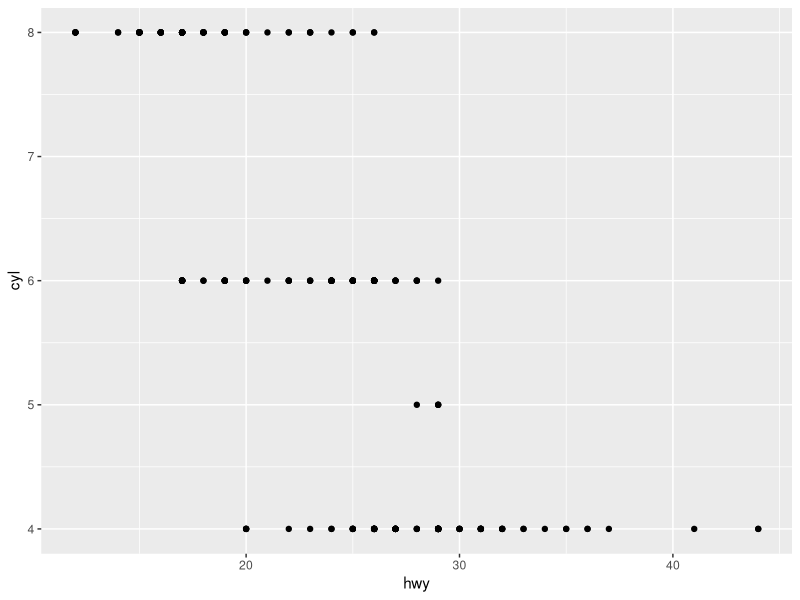
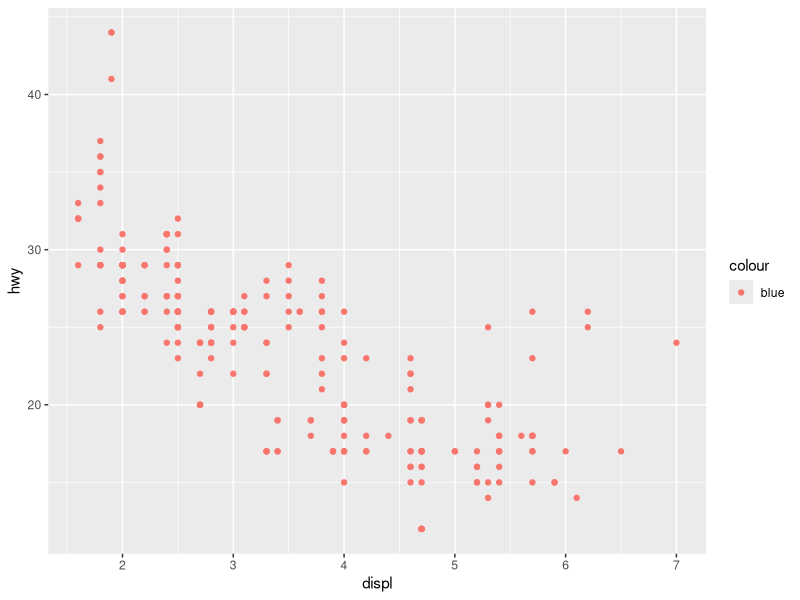
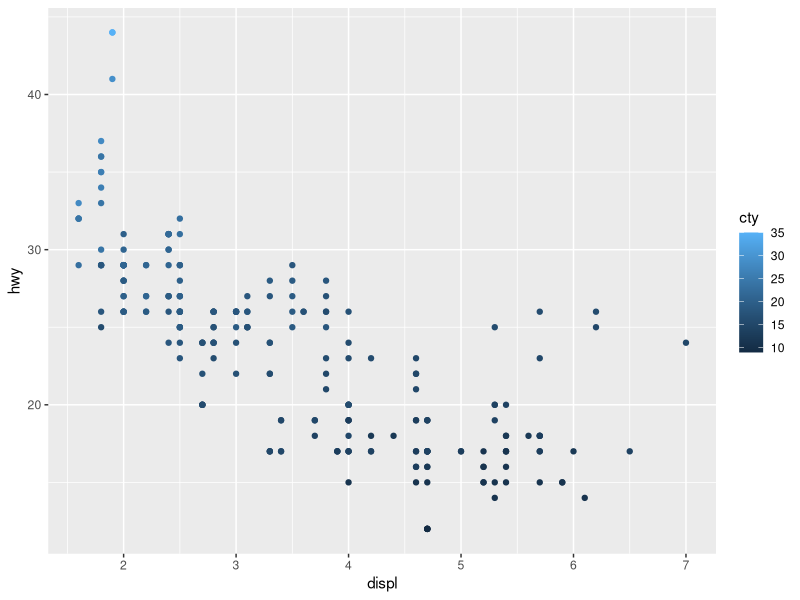
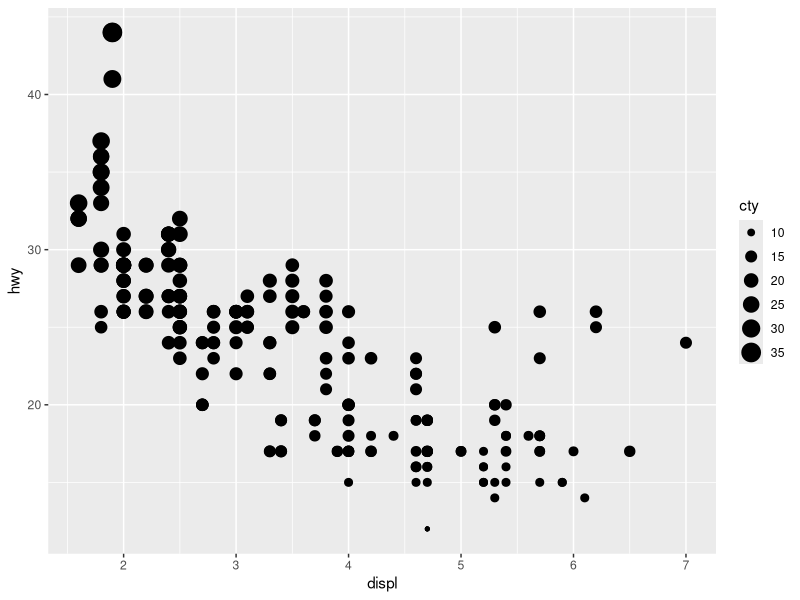
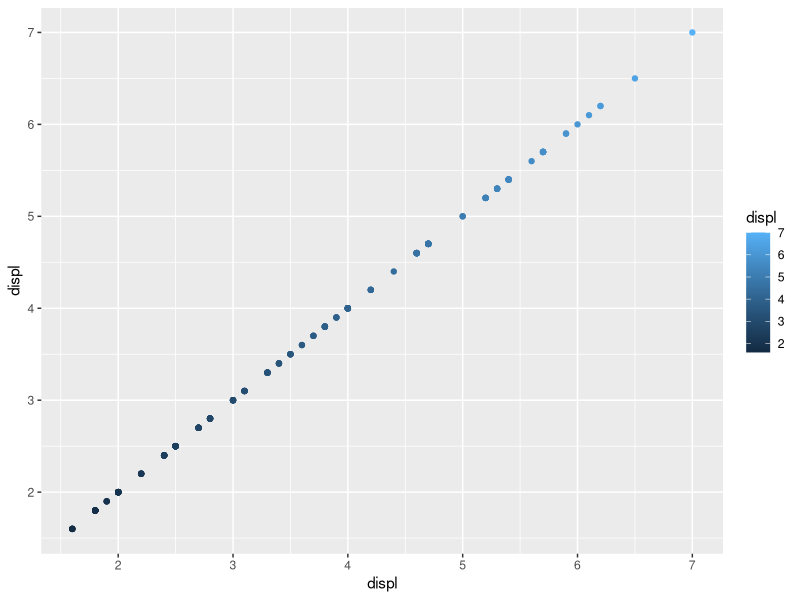
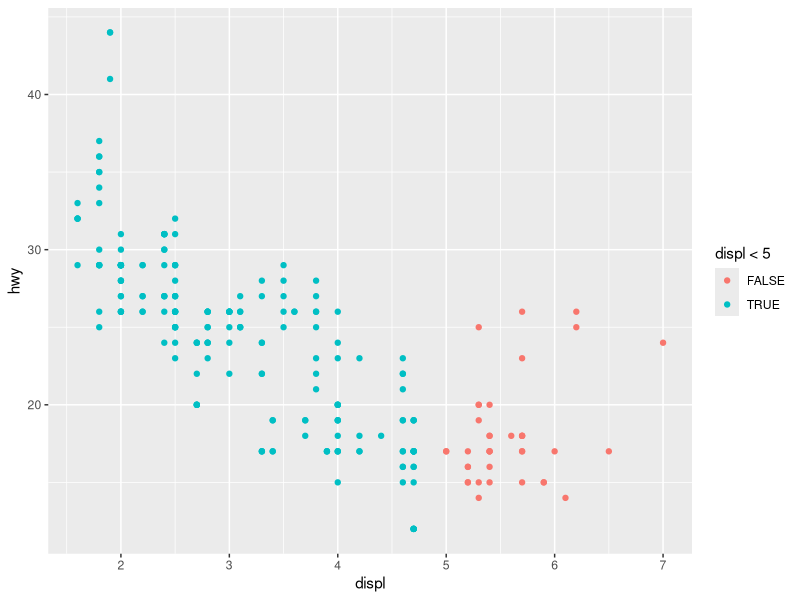
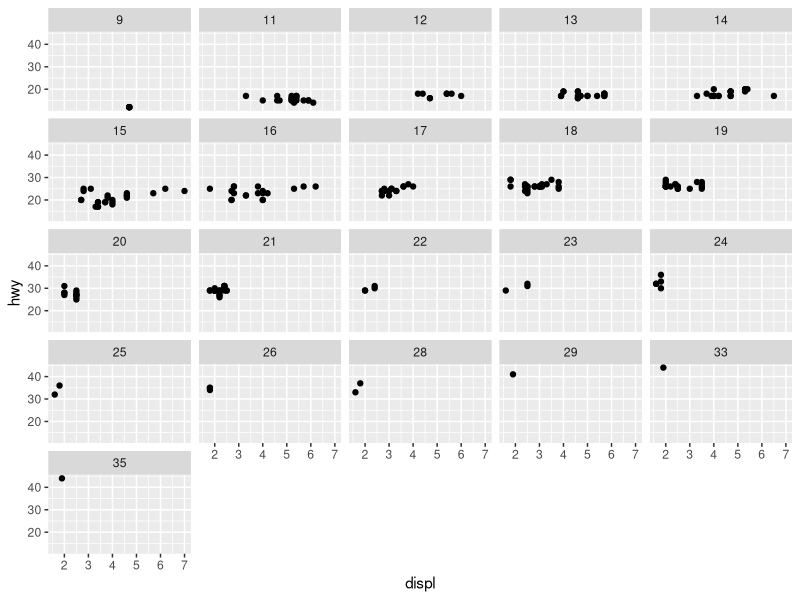
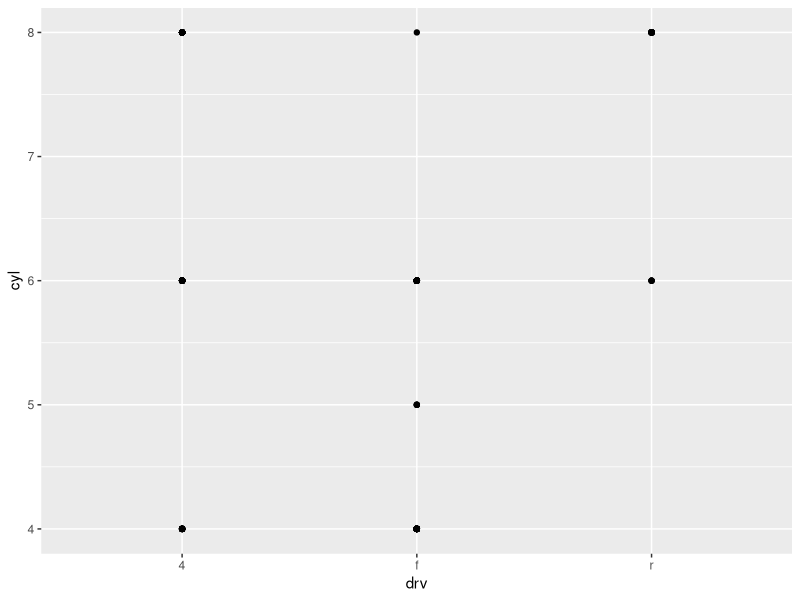

Generate these figures, in order, with R:
## ---- chunk 1
library(tidyverse)
## ---- chunk 2
ggplot(mpg, aes(x = hwy, y = cyl)) + geom_point()
## ---- chunk 3
ggplot(data = mpg) +
      geom_point(mapping = aes(x = displ, y = hwy, color = "blue"))
## ---- chunk 4
ggplot(mpg) + geom_point(aes(x = displ, y = hwy, color = cty))
ggplot(mpg) + geom_point(aes(x = displ, y = hwy, size = cty))
## ---- chunk 5
    ggplot(mpg) + geom_point(aes(x = displ, y = displ, color = displ))
## ---- chunk 6
    ggplot(mpg) + geom_point(aes(x = displ, y = hwy, color = displ < 5))
## ---- chunk 7
ggplot(data = mpg) + 
  geom_point(mapping = aes(x = displ, y = hwy)) + 
  facet_wrap(~ cty)
## ---- chunk 8
    ggplot(data = mpg) + 
      geom_point(mapping = aes(x = drv, y = cyl))
## ---- chunk 9
    ggplot(data = mpg) + 
      geom_point(mapping = aes(x = displ, y = hwy)) +
        facet_grid(drv ~ .)

    ggplot(data = mpg) + 
      geom_point(mapping = aes(x = displ, y = hwy)) +
        facet_grid(. ~ cyl)
## ---- chunk 10
ggplot(data = mpg) + 
  geom_point(mapping = aes(x = displ, y = hwy)) + 
  facet_wrap(~ class, nrow = 2)
## ---- chunk 11
    ggplot(data = mpg, mapping = aes(x = displ, y = hwy, color = drv)) + 
      geom_point() + 
        geom_smooth(se = FALSE)
## ---- chunk 12
    ggplot(data = mpg, mapping = aes(x = displ, y = hwy, color = drv)) + 
      geom_point() + 
        geom_smooth(se = FALSE)
## ---- chunk 13
    ggplot(mpg, aes(x = displ, y = hwy)) + 
      geom_point(size = 4) +
        geom_smooth(se = FALSE)
    
    ggplot(mpg, aes(x = displ, y = hwy, group = drv)) + 
      geom_point(size = 4) +
        geom_smooth(se = FALSE)
   
     ggplot(mpg, aes(x = displ, y = hwy, color = drv)) + 
      geom_point(size = 4) +
        geom_smooth(se = FALSE, size = 2)
    
     ggplot(mpg, aes(x = displ, y = hwy)) + 
      geom_point(size = 3, aes(color = drv)) +
        geom_smooth(se = FALSE, size = 2)
     
     ggplot(mpg, aes(x = displ, y = hwy)) + 
      geom_point(size = 3, aes(color = drv)) +
        geom_smooth(se = FALSE, size = 1, aes(linetype = drv))
    
     ggplot(mpg, aes(x = displ, y = hwy)) + 
      geom_point(size = 4, color = "white") +
       geom_point(aes(colour = drv))
## ---- chunk 14
    ggplot(diamonds) +
      geom_pointrange(mapping = aes(x = cut, y = depth), 
                      stat = "summary",
                      fun.ymin = min,
                      fun.ymax = max,
                      fun.y = median)
## ---- chunk 15
    ggplot(data = diamonds) + 
      geom_bar(mapping = aes(x = cut, y = ..prop..))

    ggplot(data = diamonds) + 
      geom_bar(mapping = aes(x = cut, fill = color, y = ..prop..))
## ---- chunk 16
    ggplot(data = mpg, mapping = aes(x = cty, y = hwy)) + 
      geom_point()
## ---- chunk 17
    ggplot(data = mpg, mapping = aes(x = cty, y = hwy)) + 
      geom_point(position = "jitter")
## ---- chunk 18
    ggplot(mpg, aes(x = trans)) + geom_boxplot(aes(y = hwy))
## ---- chunk 19
    bar <- ggplot(data = mpg) + 
      geom_bar(
      mapping = aes(x = cyl, fill = cyl), 
      show.legend = FALSE,
      width = .5
      ) + 
        theme(aspect.ratio = 1) +
          labs(x = NULL, y = NULL)
    bar + coord_cartesian()
    bar + coord_polar()
## ---- chunk 20
    ggplot(data = mpg, mapping = aes(x = cty, y = hwy)) +
      geom_point() + 
      geom_abline() +
      coord_fixed()
